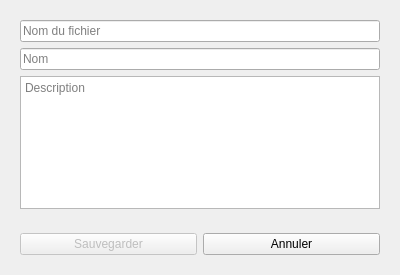
<?xml version="1.0" encoding="UTF-8"?>
<ui version="4.0">
 <class>DialogSauvegardeSimulation</class>
 <widget class="QDialog" name="DialogSauvegardeSimulation">
  <property name="geometry">
   <rect>
    <x>0</x>
    <y>0</y>
    <width>400</width>
    <height>275</height>
   </rect>
  </property>
  <property name="windowTitle">
   <string>Sauvegarder la simulation</string>
  </property>
  <layout class="QVBoxLayout" name="verticalLayout">
   <item>
    <widget class="QWidget" name="widget_2" native="true">
     <layout class="QVBoxLayout" name="verticalLayout_2">
      <item>
       <widget class="QLineEdit" name="NomFichier">
        <property name="text">
         <string/>
        </property>
        <property name="maxLength">
         <number>200</number>
        </property>
        <property name="placeholderText">
         <string>Nom du fichier</string>
        </property>
       </widget>
      </item>
      <item>
       <widget class="QLineEdit" name="Nom">
        <property name="placeholderText">
         <string>Nom</string>
        </property>
       </widget>
      </item>
      <item>
       <widget class="QPlainTextEdit" name="Description">
        <property name="placeholderText">
         <string>Description</string>
        </property>
       </widget>
      </item>
     </layout>
    </widget>
   </item>
   <item>
    <widget class="QWidget" name="widget" native="true">
     <property name="sizePolicy">
      <sizepolicy hsizetype="Preferred" vsizetype="Maximum">
       <horstretch>0</horstretch>
       <verstretch>0</verstretch>
      </sizepolicy>
     </property>
     <layout class="QHBoxLayout" name="horizontalLayout">
      <item>
       <widget class="QPushButton" name="Sauvegarder">
        <property name="enabled">
         <bool>false</bool>
        </property>
        <property name="text">
         <string>Sauvegarder</string>
        </property>
       </widget>
      </item>
      <item>
       <widget class="QPushButton" name="Annuler">
        <property name="text">
         <string>Annuler</string>
        </property>
       </widget>
      </item>
     </layout>
    </widget>
   </item>
  </layout>
 </widget>
 <resources/>
 <connections/>
</ui>
